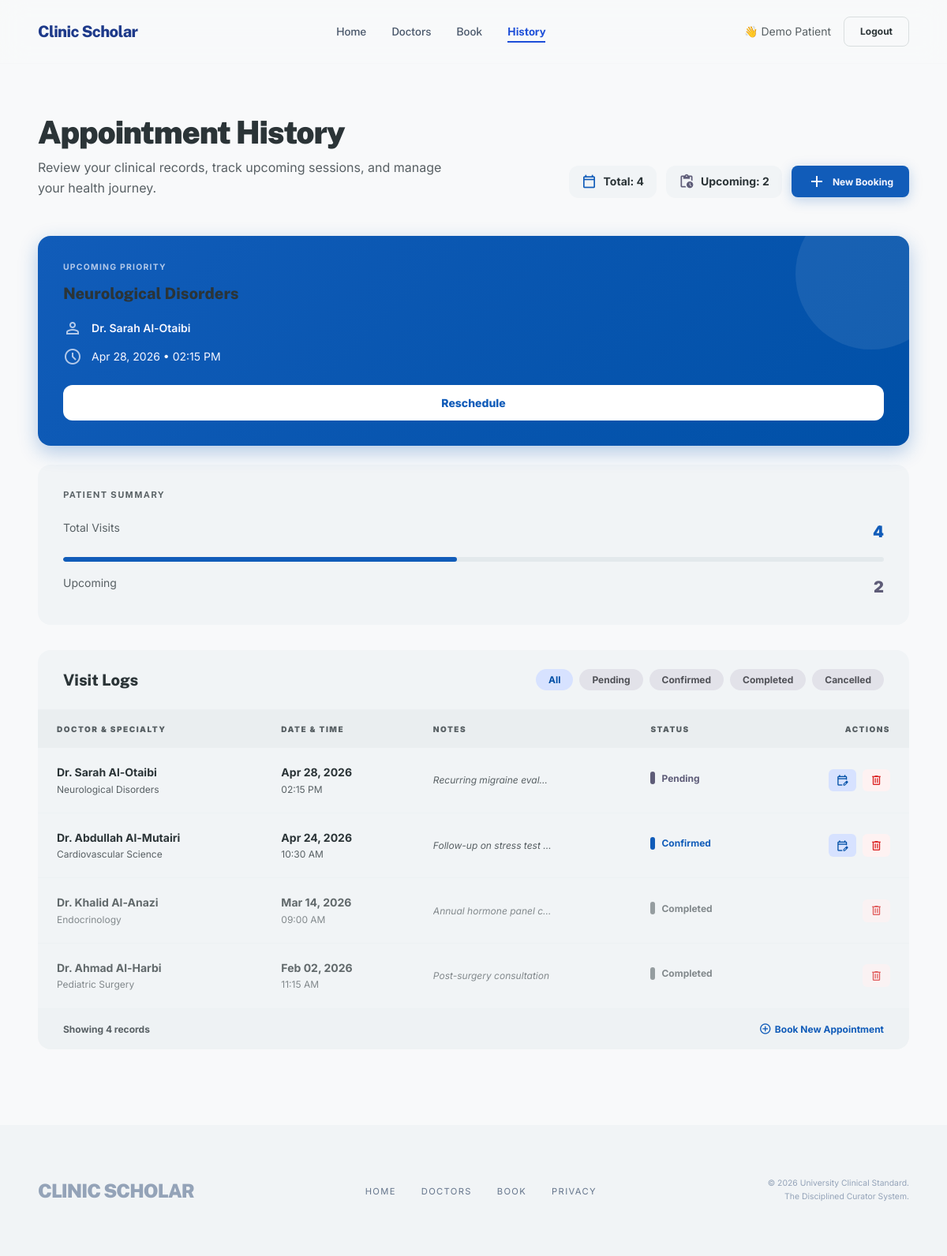
The app's page /history.php (signed in) with its own data.
### tables this page shows
CREATE TABLE appointments (
    id               INT          AUTO_INCREMENT PRIMARY KEY,
    user_id          INT          NOT NULL,
    doctor_name      VARCHAR(100) NOT NULL,
    specialty        VARCHAR(100) NOT NULL,
    appointment_date DATE         NOT NULL,
    appointment_time TIME         NOT NULL,
    notes            TEXT,
    status           ENUM('Pending','Confirmed','Completed','Cancelled')
                     NOT NULL DEFAULT 'Pending',
    created_at       TIMESTAMP    DEFAULT CURRENT_TIMESTAMP,
    CONSTRAINT fk_user
        FOREIGN KEY (user_id) REFERENCES users(id) ON DELETE CASCADE
);

### history.php (the view, shortened to what this page needs)
<?php
require_once 'db.php';
$user_id   = (int)$_SESSION['user_id'];
$user_name = htmlspecialchars($_SESSION['user_name'] ?? 'Guest');
$stmt = $conn->prepare("
    SELECT id, doctor_name, specialty, appointment_date, appointment_time, notes, status
    FROM   appointments
    WHERE  user_id = ?
    ORDER BY appointment_date DESC, appointment_time DESC
");
$stmt->bind_param('i', $user_id);
$stmt->execute();
$result       = $stmt->get_result();
$appointments = $result->fetch_all(MYSQLI_ASSOC);
$total         = count($appointments);
$today         = date('Y-m-d');
$upcoming      = array_filter($appointments, function($a) use ($today) {
    return in_array($a['status'], ['Confirmed','Pending']) && $a['appointment_date'] >= $today;
});
$upcoming_arr  = array_values($upcoming);
$upcoming_count= count($upcoming_arr);
$next_apt      = $upcoming_arr[0] ?? null;
function statusBarClass($status) {
    return match($status) {
        'Confirmed' => 'confirmed',
        'Pending'   => 'pending',
        'Completed' => 'completed',
        'Cancelled' => 'cancelled',
        default     => 'completed'
    };
}
?>
<!DOCTYPE html>
<html lang="en">
<head>
  <link rel="stylesheet" href="style.css"/>
</head>
<body>
<header class="navbar">
  <div class="navbar-inner">
    <a href="index.html" class="navbar-brand">Clinic Scholar</a>
    <nav>
      <ul class="navbar-nav">
        <li><a href="index.html"   class="nav-link">Home</a></li>
        <li><a href="doctors.html" class="nav-link">Doctors</a></li>
        <li><a href="book.html"    class="nav-link">Book</a></li>
        <li><a href="history.php"  class="nav-link active">History</a></li>
      </ul>
    </nav>
    <div class="navbar-actions">
      <span style="font-size:0.875rem; color:var(--on-surface-variant);">&#128075; <?= $user_name ?></span>
      <a href="logout.php" class="btn btn-outline btn-sm">Logout</a>
    </div>
  </div>
</header>
<main style="padding-top:80px;">
  <div class="container" style="padding-top:4rem; padding-bottom:6rem;">
    <header style="margin-bottom:3rem;">
      <div style="display:flex; flex-wrap:wrap; justify-content:space-between; align-items:flex-end; gap:1.5rem;">
        <div>
          <h1 style="font-size:clamp(1.75rem, 3.5vw, 2.5rem); font-weight:900; letter-spacing:-0.03em; margin-bottom:0.5rem;">Appointment History</h1>
          <p style="color:var(--on-surface-variant); max-width:520px;">Review your clinical records, track upcoming sessions, and manage your health journey.</p>
        </div>
        <div style="display:flex; flex-wrap:wrap; gap:0.75rem; align-items:center;">
          <div style="background:var(--surface-container-low); padding:0.6rem 1rem; border-radius:0.75rem; display:flex; align-items:center; gap:0.5rem;">
            <span class="material-symbols-outlined" style="color:var(--primary); font-size:1.25rem;">calendar_today</span>
            <span style="font-size:0.875rem; font-weight:700;">Total: <?= $total ?></span>
          </div>
          <div style="background:var(--surface-container-low); padding:0.6rem 1rem; border-radius:0.75rem; display:flex; align-items:center; gap:0.5rem;">
            <span class="material-symbols-outlined" style="color:var(--tertiary); font-size:1.25rem;">pending_actions</span>
            <span style="font-size:0.875rem; font-weight:700;">Upcoming: <?= $upcoming_count ?></span>
          </div>
          <a href="book.html" class="btn btn-primary btn-sm">
            <span class="material-symbols-outlined">add</span> New Booking
          </a>
        </div>
      </div>
    </header>
    <div style="display:grid; grid-template-columns:1fr; gap:2rem;">
      <aside style="display:flex; flex-direction:column; gap:1.5rem;">
        <?php if ($next_apt): ?>
        <div style="background:linear-gradient(135deg,var(--primary),var(--primary-dim)); color:var(--on-primary); padding:2rem; border-radius:1rem; box-shadow:0 8px 24px rgba(17,92,185,0.3); position:relative; overflow:hidden;">
          <div style="position:absolute; right:-3rem; top:-3rem; width:12rem; height:12rem; background:rgba(255,255,255,0.08); border-radius:50%;"></div>
          <div style="position:relative; z-index:1;">
            <span class="uppercase-label" style="opacity:0.7; display:block; margin-bottom:0.75rem; font-size:0.65rem;">Upcoming Priority</span>
            <h2 style="font-size:1.25rem; font-weight:800; margin-bottom:1.25rem;"><?= htmlspecialchars($next_apt['specialty']) ?></h2>
            <div style="display:flex; flex-direction:column; gap:0.75rem; font-size:0.875rem;">
              <div style="display:flex; align-items:center; gap:0.75rem;">
                <span class="material-symbols-outlined" style="opacity:0.7;">person</span>
                <span style="font-weight:600;"><?= htmlspecialchars($next_apt['doctor_name']) ?></span>
              </div>
              <div style="display:flex; align-items:center; gap:0.75rem;">
                <span class="material-symbols-outlined" style="opacity:0.7;">schedule</span>
                <span><?= date('M d, Y', strtotime($next_apt['appointment_date'])) ?> &bull; <?= date('h:i A', strtotime($next_apt['appointment_time'])) ?></span>
              </div>
            </div>
            <button onclick="openReschedule(<?= $next_apt['id'] ?>,'<?= $next_apt['appointment_date'] ?>','<?= substr($next_apt['appointment_time'],0,5) ?>')"
              style="margin-top:1.5rem; width:100%; background:#fff; color:var(--primary); border:none; padding:0.875rem; border-radius:0.75rem; font-weight:800; font-size:0.875rem; cursor:pointer;">
              Reschedule
            </button>
          </div>
        </div>
        <?php endif; ?>
        <div style="background:var(--surface-container-low); padding:2rem; border-radius:1rem;">
          <h3 class="uppercase-label" style="color:var(--on-surface-variant); margin-bottom:1.5rem; display:block;">Patient Summary</h3>
          <div style="display:flex; flex-direction:column; gap:1rem;">
            <div style="display:flex; justify-content:space-between;"><span style="color:var(--on-surface-variant); font-size:0.875rem;">Total Visits</span><span style="color:var(--primary); font-weight:900; font-size:1.25rem;"><?= $total ?></span></div>
            <div class="progress-track"><div class="progress-fill" style="width:<?= min(100, $total * 12) ?>%;"></div></div>
            <div style="display:flex; justify-content:space-between;"><span style="color:var(--on-surface-variant); font-size:0.875rem;">Upcoming</span><span style="color:var(--tertiary); font-weight:900; font-size:1.25rem;"><?= $upcoming_count ?></span></div>
          </div>
        </div>
      </aside>
      <section>
        <div style="background:var(--surface-container-low); border-radius:1rem; overflow:hidden;">
          <div style="padding:1.5rem 2rem; display:flex; flex-wrap:wrap; justify-content:space-between; align-items:center; gap:1rem; border-bottom:1px solid rgba(171,179,183,0.08);">
            <h2 style="font-family:var(--font-headline); font-size:1.25rem; font-weight:800;">Visit Logs</h2>
            <div style="display:flex; gap:0.5rem; flex-wrap:wrap;" id="statusTabs">
              <button class="chip chip-active tab-btn" data-status="all">All</button>
              <button class="chip chip-default tab-btn" data-status="Pending">Pending</button>
              <button class="chip chip-default tab-btn" data-status="Confirmed">Confirmed</button>
              <button class="chip chip-default tab-btn" data-status="Completed">Completed</button>
              <button class="chip chip-default tab-btn" data-status="Cancelled">Cancelled</button>
            </div>
          </div>
          <div style="overflow-x:auto;">
            <table class="data-table">
              <thead>
                <tr>
                  <th>Doctor &amp; Specialty</th>
                  <th>Date &amp; Time</th>
                  <th>Notes</th>
                  <th>Status</th>
                  <th style="text-align:right;">Actions</th>
                </tr>
              </thead>
              <tbody id="appointmentsTableBody">
                <?php if (empty($appointments)): ?>
                <tr><td colspan="5" style="padding:4rem; text-align:center; color:var(--on-surface-variant);">
                  <span class="material-symbols-outlined" style="font-size:3rem; display:block; margin-bottom:0.75rem; color:var(--outline-variant);">event_note</span>
                  No appointments yet. <a href="book.html" style="color:var(--primary); font-weight:700;">Book one now &rarr;</a>
                </td></tr>
                <?php else: ?>
                <?php foreach ($appointments as $apt):
                    $barClass = statusBarClass($apt['status']);
                    $isPast   = ($apt['appointment_date'] < $today) || in_array($apt['status'], ['Completed','Cancelled']);
                ?>
                <tr data-status="<?= htmlspecialchars($apt['status']) ?>" style="opacity:<?= $isPast ? '0.72' : '1' ?>;">
                  <td>
                    <div style="font-weight:700; font-size:0.875rem;"><?= htmlspecialchars($apt['doctor_name']) ?></div>
                    <div style="font-size:0.75rem; color:var(--on-surface-variant);"><?= htmlspecialchars($apt['specialty']) ?></div>
                  </td>
                  <td>
                    <div style="font-weight:700; font-size:0.875rem;"><?= date('M d, Y', strtotime($apt['appointment_date'])) ?></div>
                    <div style="font-size:0.75rem; color:var(--on-surface-variant);"><?= date('h:i A', strtotime($apt['appointment_time'])) ?></div>
                  </td>
                  <td>
                    <?php if ($apt['notes']): ?>
                      <span style="font-size:0.75rem; color:var(--on-surface-variant); font-style:italic; display:block; max-width:150px; overflow:hidden; text-overflow:ellipsis; white-space:nowrap;" title="<?= htmlspecialchars($apt['notes']) ?>"><?= htmlspecialchars($apt['notes']) ?></span>
                    <?php else: ?><span style="font-size:0.75rem; color:var(--outline);">—</span><?php endif; ?>
                  </td>
                  <td>
                    <div class="status-pill">
                      <div class="status-bar <?= $barClass ?>"></div>
                      <span class="status-text <?= $barClass ?>"><?= htmlspecialchars($apt['status']) ?></span>
                    </div>
                  </td>
                  <td style="text-align:right;">
                    <div style="display:flex; justify-content:flex-end; gap:0.5rem;">
                      <?php if (!$isPast): ?>
                      <button onclick="openReschedule(<?= $apt['id'] ?>,'<?= $apt['appointment_date'] ?>','<?= substr($apt['appointment_time'],0,5) ?>')"
                        style="padding:0.4rem 0.6rem; background:var(--primary-container); color:var(--on-primary-container); border:none; border-radius:0.375rem; cursor:pointer; display:flex; align-items:center;" title="Reschedule">
                        <span class="material-symbols-outlined" style="font-size:1rem;">edit_calendar</span>
                      </button>
                      <?php endif; ?>
                      <button onclick="openDelete(<?= $apt['id'] ?>,'<?= addslashes($apt['doctor_name']) ?>')"
                        style="padding:0.4rem 0.6rem; background:#fef2f2; color:#dc2626; border:none; border-radius:0.375rem; cursor:pointer; display:flex; align-items:center;" title="Cancel/Delete">
                        <span class="material-symbols-outlined" style="font-size:1rem;">delete</span>
                      </button>
                    </div>
                  </td>
                </tr>
                <?php endforeach; ?>
                <?php endif; ?>
              </tbody>
            </table>
          </div>
          <?php if (!empty($appointments)): ?>
          <div style="padding:1rem 2rem; display:flex; justify-content:space-between; align-items:center; background:rgba(227,233,236,0.25);">
            <span style="font-size:0.75rem; font-weight:700; color:var(--on-surface-variant);">Showing <?= $total ?> record<?= $total !== 1 ? 's' : '' ?></span>
            <a href="book.html" style="color:var(--primary); font-size:0.75rem; font-weight:700; display:inline-flex; align-items:center; gap:0.25rem;">
              <span class="material-symbols-outlined" style="font-size:1rem;">add_circle</span> Book New Appointment
            </a>
          </div>
          <?php endif; ?>
        </div>
      </section>
    </div>
  </div>
</main>
<footer class="site-footer">
  <div class="container">
    <div class="footer-brand">CLINIC SCHOLAR</div>
    <ul class="footer-links">
      <li><a href="index.html">Home</a></li>
      <li><a href="doctors.html">Doctors</a></li>
      <li><a href="book.html">Book</a></li>
      <li><a href="#">Privacy</a></li>
    </ul>
    <div class="footer-copy">&copy; 2026 University Clinical Standard.<br/>The Disciplined Curator System.</div>
  </div>
</footer>
</body>
</html>

### records on screen
appointments: specialty "Neurological Disorders", doctor_name "Dr. Sarah Al-Otaibi", appointment_date "Apr 28, 2026", appointment_time "02:15 PM", notes "Recurring migraine eval…", status "Pending"
appointments: doctor_name "Dr. Abdullah Al-Mutairi", specialty "Cardiovascular Science", appointment_date "Apr 24, 2026", appointment_time "10:30 AM", notes "Follow-up on stress test…", status "Confirmed"
appointments: doctor_name "Dr. Khalid Al-Anazi", specialty "Endocrinology", appointment_date "Mar 14, 2026", appointment_time "09:00 AM", notes "Annual hormone panel c…", status "Completed"
appointments: doctor_name "Dr. Ahmad Al-Harbi", specialty "Pediatric Surgery", appointment_date "Feb 02, 2026", appointment_time "11:15 AM", notes "Post-surgery consultation", status "Completed"

### other values on screen
$user_name "Demo Patient"
$total "4"
$upcoming_count "2"
